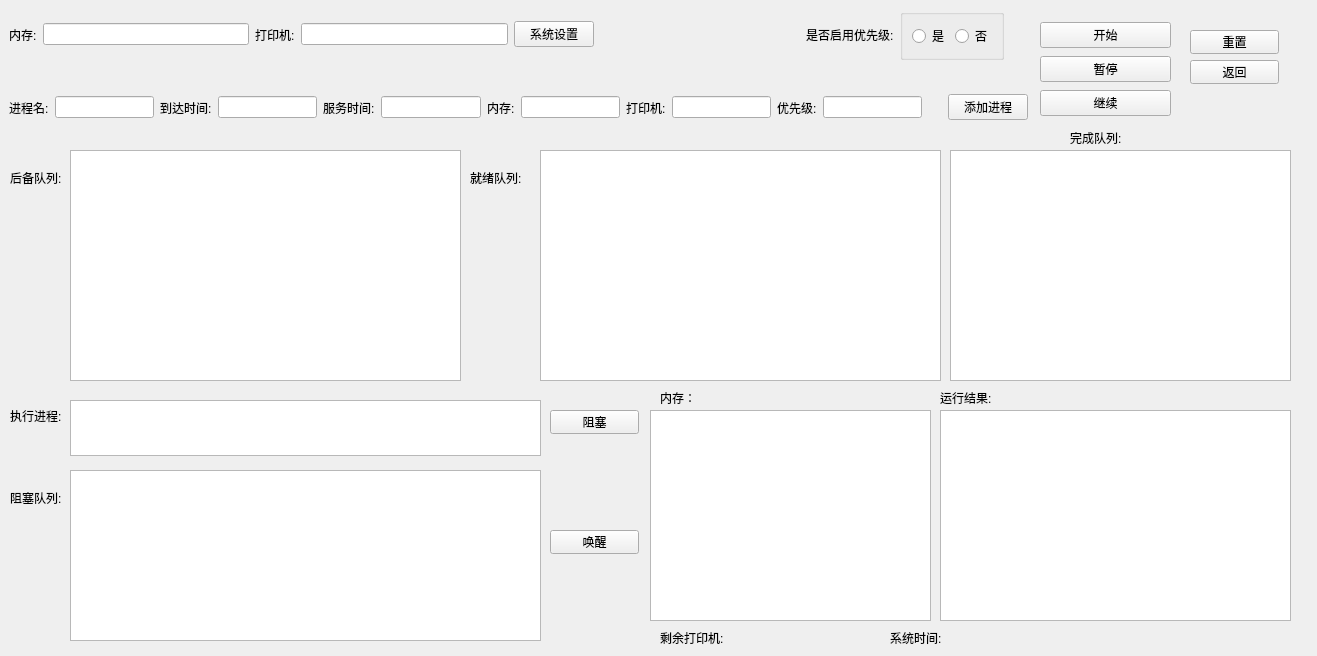
<?xml version="1.0" encoding="UTF-8"?>
<ui version="4.0">
 <class>SJF</class>
 <widget class="QWidget" name="SJF">
  <property name="geometry">
   <rect>
    <x>0</x>
    <y>0</y>
    <width>1317</width>
    <height>656</height>
   </rect>
  </property>
  <property name="windowTitle">
   <string>短进程优先算法</string>
  </property>
  <widget class="QLabel" name="finish_list">
   <property name="geometry">
    <rect>
     <x>1070</x>
     <y>130</y>
     <width>72</width>
     <height>15</height>
    </rect>
   </property>
   <property name="text">
    <string>完成队列:</string>
   </property>
  </widget>
  <widget class="QLabel" name="label_2">
   <property name="geometry">
    <rect>
     <x>890</x>
     <y>630</y>
     <width>72</width>
     <height>15</height>
    </rect>
   </property>
   <property name="text">
    <string>系统时间:</string>
   </property>
  </widget>
  <widget class="QTableWidget" name="run_table">
   <property name="geometry">
    <rect>
     <x>70</x>
     <y>400</y>
     <width>471</width>
     <height>56</height>
    </rect>
   </property>
   <property name="sizePolicy">
    <sizepolicy hsizetype="Preferred" vsizetype="Preferred">
     <horstretch>0</horstretch>
     <verstretch>0</verstretch>
    </sizepolicy>
   </property>
   <property name="focusPolicy">
    <enum>Qt::StrongFocus</enum>
   </property>
   <property name="contextMenuPolicy">
    <enum>Qt::DefaultContextMenu</enum>
   </property>
   <property name="frameShape">
    <enum>QFrame::StyledPanel</enum>
   </property>
   <property name="frameShadow">
    <enum>QFrame::Sunken</enum>
   </property>
   <property name="rowCount">
    <number>0</number>
   </property>
   <property name="columnCount">
    <number>0</number>
   </property>
   <attribute name="horizontalHeaderDefaultSectionSize">
    <number>117</number>
   </attribute>
  </widget>
  <widget class="QTableWidget" name="end_table">
   <property name="geometry">
    <rect>
     <x>940</x>
     <y>410</y>
     <width>351</width>
     <height>211</height>
    </rect>
   </property>
   <property name="frameShape">
    <enum>QFrame::StyledPanel</enum>
   </property>
  </widget>
  <widget class="QLabel" name="wait_list">
   <property name="geometry">
    <rect>
     <x>10</x>
     <y>490</y>
     <width>61</width>
     <height>16</height>
    </rect>
   </property>
   <property name="text">
    <string>阻塞队列:</string>
   </property>
  </widget>
  <widget class="QTableWidget" name="arm_table">
   <property name="geometry">
    <rect>
     <x>650</x>
     <y>410</y>
     <width>281</width>
     <height>211</height>
    </rect>
   </property>
  </widget>
  <widget class="QWidget" name="widget_3" native="true">
   <property name="geometry">
    <rect>
     <x>1040</x>
     <y>20</y>
     <width>131</width>
     <height>101</height>
    </rect>
   </property>
   <layout class="QVBoxLayout" name="verticalLayout">
    <item>
     <widget class="QPushButton" name="begin">
      <property name="text">
       <string>开始</string>
      </property>
     </widget>
    </item>
    <item>
     <widget class="QPushButton" name="stop_run">
      <property name="text">
       <string>暂停</string>
      </property>
     </widget>
    </item>
    <item>
     <widget class="QPushButton" name="continue_run">
      <property name="text">
       <string>继续</string>
      </property>
     </widget>
    </item>
   </layout>
  </widget>
  <widget class="QPushButton" name="sleep">
   <property name="geometry">
    <rect>
     <x>550</x>
     <y>410</y>
     <width>89</width>
     <height>24</height>
    </rect>
   </property>
   <property name="text">
    <string>阻塞</string>
   </property>
  </widget>
  <widget class="QLabel" name="creat_list">
   <property name="geometry">
    <rect>
     <x>10</x>
     <y>170</y>
     <width>71</width>
     <height>16</height>
    </rect>
   </property>
   <property name="text">
    <string>后备队列:</string>
   </property>
  </widget>
  <widget class="QTableWidget" name="finish_table">
   <property name="geometry">
    <rect>
     <x>950</x>
     <y>150</y>
     <width>341</width>
     <height>231</height>
    </rect>
   </property>
   <property name="frameShape">
    <enum>QFrame::StyledPanel</enum>
   </property>
   <property name="frameShadow">
    <enum>QFrame::Sunken</enum>
   </property>
  </widget>
  <widget class="QPushButton" name="wakeup">
   <property name="geometry">
    <rect>
     <x>550</x>
     <y>530</y>
     <width>89</width>
     <height>24</height>
    </rect>
   </property>
   <property name="text">
    <string>唤醒</string>
   </property>
  </widget>
  <widget class="QTableWidget" name="wait_table">
   <property name="geometry">
    <rect>
     <x>70</x>
     <y>470</y>
     <width>471</width>
     <height>171</height>
    </rect>
   </property>
   <property name="frameShape">
    <enum>QFrame::StyledPanel</enum>
   </property>
   <property name="frameShadow">
    <enum>QFrame::Sunken</enum>
   </property>
  </widget>
  <widget class="QLabel" name="ready_list">
   <property name="geometry">
    <rect>
     <x>470</x>
     <y>170</y>
     <width>68</width>
     <height>16</height>
    </rect>
   </property>
   <property name="text">
    <string>就绪队列:</string>
   </property>
  </widget>
  <widget class="QLabel" name="os_time">
   <property name="geometry">
    <rect>
     <x>970</x>
     <y>630</y>
     <width>72</width>
     <height>15</height>
    </rect>
   </property>
   <property name="text">
    <string/>
   </property>
  </widget>
  <widget class="QTableWidget" name="ready_table">
   <property name="geometry">
    <rect>
     <x>540</x>
     <y>150</y>
     <width>401</width>
     <height>231</height>
    </rect>
   </property>
   <property name="frameShape">
    <enum>QFrame::StyledPanel</enum>
   </property>
  </widget>
  <widget class="QWidget" name="widget_2" native="true">
   <property name="geometry">
    <rect>
     <x>0</x>
     <y>0</y>
     <width>1037</width>
     <height>140</height>
    </rect>
   </property>
   <layout class="QGridLayout" name="gridLayout">
    <item row="0" column="0">
     <widget class="QWidget" name="widget_8" native="true">
      <layout class="QHBoxLayout" name="horizontalLayout">
       <item>
        <widget class="QLabel" name="ram">
         <property name="text">
          <string>内存:</string>
         </property>
        </widget>
       </item>
       <item>
        <widget class="QLineEdit" name="ram_edit"/>
       </item>
       <item>
        <widget class="QLabel" name="print">
         <property name="text">
          <string>打印机:</string>
         </property>
        </widget>
       </item>
       <item>
        <widget class="QLineEdit" name="print_edit"/>
       </item>
       <item>
        <widget class="QPushButton" name="set_os">
         <property name="text">
          <string>系统设置</string>
         </property>
        </widget>
       </item>
       <item>
        <spacer name="horizontalSpacer">
         <property name="orientation">
          <enum>Qt::Horizontal</enum>
         </property>
         <property name="sizeHint" stdset="0">
          <size>
           <width>40</width>
           <height>20</height>
          </size>
         </property>
        </spacer>
       </item>
       <item>
        <widget class="QLabel" name="pri_change">
         <property name="text">
          <string>是否启用优先级:</string>
         </property>
        </widget>
       </item>
       <item>
        <widget class="QGroupBox" name="groupBox">
         <property name="title">
          <string/>
         </property>
         <layout class="QHBoxLayout" name="horizontalLayout_2">
          <item>
           <widget class="QRadioButton" name="pri_ture">
            <property name="text">
             <string>是</string>
            </property>
           </widget>
          </item>
          <item>
           <widget class="QRadioButton" name="pri_false">
            <property name="text">
             <string>否</string>
            </property>
           </widget>
          </item>
         </layout>
        </widget>
       </item>
       <item>
        <widget class="QWidget" name="widget_9" native="true">
         <layout class="QHBoxLayout" name="horizontalLayout_9"/>
        </widget>
       </item>
      </layout>
     </widget>
    </item>
    <item row="1" column="0">
     <widget class="QWidget" name="widget" native="true">
      <property name="focusPolicy">
       <enum>Qt::NoFocus</enum>
      </property>
      <layout class="QHBoxLayout" name="horizontalLayout_5">
       <item>
        <widget class="QLabel" name="name">
         <property name="text">
          <string>进程名:</string>
         </property>
        </widget>
       </item>
       <item>
        <widget class="QLineEdit" name="name_edit"/>
       </item>
       <item>
        <widget class="QLabel" name="arr">
         <property name="text">
          <string>到达时间:</string>
         </property>
        </widget>
       </item>
       <item>
        <widget class="QLineEdit" name="arr_edit"/>
       </item>
       <item>
        <widget class="QLabel" name="ser">
         <property name="text">
          <string>服务时间:</string>
         </property>
        </widget>
       </item>
       <item>
        <widget class="QLineEdit" name="ser_edit"/>
       </item>
       <item>
        <widget class="QLabel" name="arm">
         <property name="text">
          <string>内存:</string>
         </property>
        </widget>
       </item>
       <item>
        <widget class="QLineEdit" name="arm_edit"/>
       </item>
       <item>
        <widget class="QLabel" name="printer">
         <property name="text">
          <string>打印机:</string>
         </property>
        </widget>
       </item>
       <item>
        <widget class="QLineEdit" name="printer_edit"/>
       </item>
       <item>
        <widget class="QLabel" name="pri">
         <property name="text">
          <string>优先级:</string>
         </property>
        </widget>
       </item>
       <item>
        <widget class="QLineEdit" name="pri_edit"/>
       </item>
       <item>
        <spacer name="horizontalSpacer_2">
         <property name="orientation">
          <enum>Qt::Horizontal</enum>
         </property>
         <property name="sizeType">
          <enum>QSizePolicy::Fixed</enum>
         </property>
         <property name="sizeHint" stdset="0">
          <size>
           <width>20</width>
           <height>20</height>
          </size>
         </property>
        </spacer>
       </item>
       <item>
        <widget class="QPushButton" name="add">
         <property name="text">
          <string>添加进程</string>
         </property>
        </widget>
       </item>
      </layout>
     </widget>
    </item>
   </layout>
  </widget>
  <widget class="QTableWidget" name="creat_table">
   <property name="geometry">
    <rect>
     <x>70</x>
     <y>150</y>
     <width>391</width>
     <height>231</height>
    </rect>
   </property>
   <property name="frameShape">
    <enum>QFrame::StyledPanel</enum>
   </property>
  </widget>
  <widget class="QLabel" name="label">
   <property name="geometry">
    <rect>
     <x>660</x>
     <y>390</y>
     <width>72</width>
     <height>15</height>
    </rect>
   </property>
   <property name="text">
    <string>内存：</string>
   </property>
  </widget>
  <widget class="QLabel" name="run_list">
   <property name="geometry">
    <rect>
     <x>10</x>
     <y>400</y>
     <width>61</width>
     <height>31</height>
    </rect>
   </property>
   <property name="text">
    <string>执行进程:</string>
   </property>
  </widget>
  <widget class="QLabel" name="have_printer">
   <property name="geometry">
    <rect>
     <x>660</x>
     <y>630</y>
     <width>81</width>
     <height>16</height>
    </rect>
   </property>
   <property name="text">
    <string>剩余打印机:</string>
   </property>
  </widget>
  <widget class="QLabel" name="ending">
   <property name="geometry">
    <rect>
     <x>940</x>
     <y>390</y>
     <width>72</width>
     <height>15</height>
    </rect>
   </property>
   <property name="text">
    <string>运行结果:</string>
   </property>
  </widget>
  <widget class="QPushButton" name="back">
   <property name="geometry">
    <rect>
     <x>1190</x>
     <y>60</y>
     <width>89</width>
     <height>24</height>
    </rect>
   </property>
   <property name="text">
    <string>返回</string>
   </property>
  </widget>
  <widget class="QLabel" name="printer_num">
   <property name="geometry">
    <rect>
     <x>730</x>
     <y>630</y>
     <width>72</width>
     <height>15</height>
    </rect>
   </property>
   <property name="text">
    <string/>
   </property>
  </widget>
  <widget class="QPushButton" name="reback">
   <property name="geometry">
    <rect>
     <x>1190</x>
     <y>30</y>
     <width>89</width>
     <height>24</height>
    </rect>
   </property>
   <property name="text">
    <string>重置</string>
   </property>
  </widget>
 </widget>
 <resources/>
 <connections/>
</ui>
